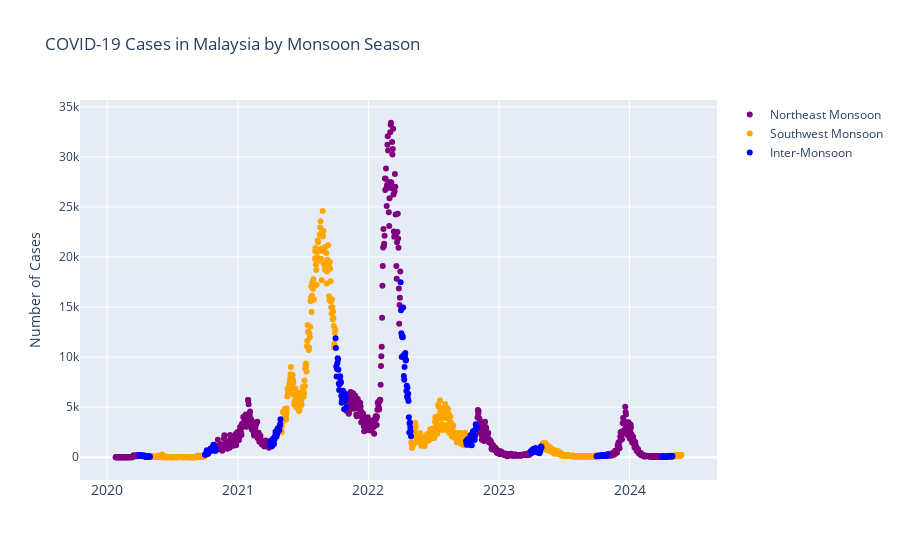

Notebook source saved alongside this figure:
### Code cell
fig = go.Figure()
fig.add_trace(go.Scatter(x = malaysia_ne_monsoon['date'], y = malaysia_ne_monsoon['cases_new'], mode='markers', name = 'Northeast Monsoon', line = dict(color = "Purple", width = 1)))
fig.add_trace(go.Scatter(x = malaysia_sw_monsoon['date'], y = malaysia_sw_monsoon['cases_new'], mode='markers', name = 'Southwest Monsoon', line = dict(color = "Orange", width = 1)))
fig.add_trace(go.Scatter(x = malaysia_in_monsoon['date'], y = malaysia_in_monsoon['cases_new'], mode='markers', name = 'Inter-Monsoon', line = dict(color = "Blue", width = 1)))
fig.update_layout(title = 'COVID-19 Cases in Malaysia by Monsoon Season', xaxis_tickfont_size = 14, yaxis = dict(title = 'Number of Cases'))
fig.show()

### Figure 1 — Plotly figure (JSON) as saved in the notebook; plotly's stock layout.template omitted (floating-point values rounded to 4 significant figures; data arrays with more than 128 entries replaced by an {"elided": "..."} marker saying what was removed)
{"data": [{"line": {"color": "Purple", "width": 1}, "mode": "markers", "name": "Northeast Monsoon", "type": "scatter", "x": {"elided": "672 str values"}, "y": {"elided": "672 int values"}}, {"line": {"color": "Orange", "width": 1}, "mode": "markers", "name": "Southwest Monsoon", "type": "scatter", "x": {"elided": "637 str values"}, "y": {"elided": "637 int values"}}, {"line": {"color": "Blue", "width": 1}, "mode": "markers", "name": "Inter-Monsoon", "type": "scatter", "x": {"elided": "274 str values"}, "y": {"elided": "274 int values"}}], "layout": {"title": {"text": "COVID-19 Cases in Malaysia by Monsoon Season"}, "xaxis": {"tickfont": {"size": 14}}, "yaxis": {"title": {"text": "Number of Cases"}}}}
